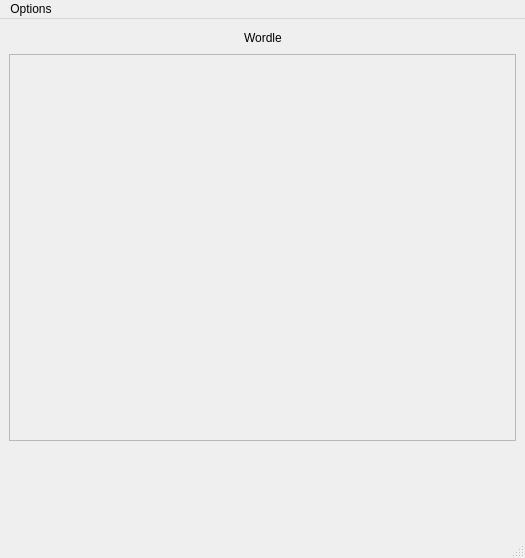
<?xml version="1.0" encoding="UTF-8"?>
<ui version="4.0">
 <class>RoundWindow</class>
 <widget class="QMainWindow" name="RoundWindow">
  <property name="geometry">
   <rect>
    <x>0</x>
    <y>0</y>
    <width>525</width>
    <height>558</height>
   </rect>
  </property>
  <property name="windowTitle">
   <string>Wordle</string>
  </property>
  <widget class="QWidget" name="centralwidget">
   <layout class="QVBoxLayout" name="verticalLayout">
    <item>
     <layout class="QHBoxLayout" name="horizontalLayout">
      <property name="sizeConstraint">
       <enum>QLayout::SetNoConstraint</enum>
      </property>
      <item>
       <spacer name="horizontalSpacer">
        <property name="orientation">
         <enum>Qt::Horizontal</enum>
        </property>
        <property name="sizeHint" stdset="0">
         <size>
          <width>40</width>
          <height>20</height>
         </size>
        </property>
       </spacer>
      </item>
      <item>
       <widget class="QLabel" name="label">
        <property name="text">
         <string>Wordle</string>
        </property>
       </widget>
      </item>
      <item>
       <spacer name="horizontalSpacer_2">
        <property name="orientation">
         <enum>Qt::Horizontal</enum>
        </property>
        <property name="sizeHint" stdset="0">
         <size>
          <width>40</width>
          <height>20</height>
         </size>
        </property>
       </spacer>
      </item>
     </layout>
    </item>
    <item>
     <widget class="QScrollArea" name="scrollArea">
      <property name="widgetResizable">
       <bool>true</bool>
      </property>
      <widget class="QWidget" name="scrollAreaWidgetContents">
       <property name="geometry">
        <rect>
         <x>0</x>
         <y>0</y>
         <width>505</width>
         <height>373</height>
        </rect>
       </property>
       <layout class="QVBoxLayout" name="verticalLayout_2">
        <item>
         <layout class="QHBoxLayout" name="horizontalLayoutGuesses">
          <item>
           <spacer name="horizontalSpacer_3">
            <property name="orientation">
             <enum>Qt::Horizontal</enum>
            </property>
            <property name="sizeHint" stdset="0">
             <size>
              <width>239</width>
              <height>20</height>
             </size>
            </property>
           </spacer>
          </item>
          <item>
           <layout class="QGridLayout" name="gridLayoutBox">
            <property name="sizeConstraint">
             <enum>QLayout::SetMinAndMaxSize</enum>
            </property>
           </layout>
          </item>
          <item>
           <spacer name="horizontalSpacer_4">
            <property name="orientation">
             <enum>Qt::Horizontal</enum>
            </property>
            <property name="sizeHint" stdset="0">
             <size>
              <width>238</width>
              <height>20</height>
             </size>
            </property>
           </spacer>
          </item>
         </layout>
        </item>
        <item>
         <spacer name="verticalSpacer">
          <property name="orientation">
           <enum>Qt::Vertical</enum>
          </property>
          <property name="sizeHint" stdset="0">
           <size>
            <width>20</width>
            <height>307</height>
           </size>
          </property>
         </spacer>
        </item>
       </layout>
      </widget>
     </widget>
    </item>
    <item>
     <layout class="QHBoxLayout" name="horizontalLayout_3">
      <property name="sizeConstraint">
       <enum>QLayout::SetNoConstraint</enum>
      </property>
      <item>
       <spacer name="horizontalSpacer_5">
        <property name="orientation">
         <enum>Qt::Horizontal</enum>
        </property>
        <property name="sizeHint" stdset="0">
         <size>
          <width>13</width>
          <height>86</height>
         </size>
        </property>
       </spacer>
      </item>
      <item>
       <layout class="QGridLayout" name="gridLayoutKey">
        <property name="sizeConstraint">
         <enum>QLayout::SetMaximumSize</enum>
        </property>
       </layout>
      </item>
      <item>
       <spacer name="horizontalSpacer_6">
        <property name="orientation">
         <enum>Qt::Horizontal</enum>
        </property>
        <property name="sizeHint" stdset="0">
         <size>
          <width>13</width>
          <height>86</height>
         </size>
        </property>
       </spacer>
      </item>
     </layout>
    </item>
   </layout>
  </widget>
  <widget class="QMenuBar" name="menubar">
   <property name="geometry">
    <rect>
     <x>0</x>
     <y>0</y>
     <width>525</width>
     <height>21</height>
    </rect>
   </property>
   <widget class="QMenu" name="menuOptions">
    <property name="title">
     <string>Options</string>
    </property>
    <addaction name="actionGive_Up"/>
    <addaction name="actionReset_Round"/>
    <addaction name="separator"/>
    <addaction name="actionCheat"/>
    <addaction name="actionHint"/>
   </widget>
   <addaction name="menuOptions"/>
  </widget>
  <widget class="QStatusBar" name="statusbar"/>
  <action name="actionGive_Up">
   <property name="text">
    <string>Give Up</string>
   </property>
  </action>
  <action name="actionReset_Round">
   <property name="text">
    <string>Reset Round</string>
   </property>
  </action>
  <action name="actionCheat">
   <property name="text">
    <string>Cheat</string>
   </property>
  </action>
  <action name="actionHint">
   <property name="text">
    <string>Hint</string>
   </property>
  </action>
 </widget>
 <resources/>
 <connections/>
</ui>
